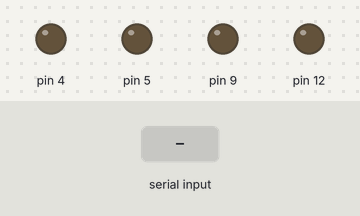
Simulated run of this sketch. Board: Arduino Uno, built with avr-gcc and run on an emulated ATmega328P. Parts: output pins drawn as LEDs (lit = HIGH). The inputs (shaded band) are chosen by the test bench.

Above: at 1.2 s.
1.3 s: byte 30 received over Serial
At 2.6 s:
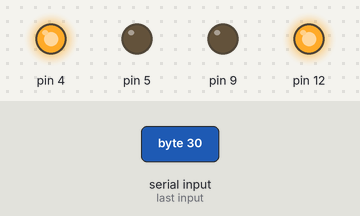
Timing chart, 0 to 4.3 s (numbered marks = the images above; inputs shaded):
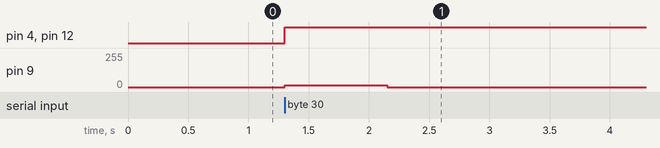

The sketch:

MotorControl.ino
```cpp
void setup() {
  //Motor
  pinMode(4,OUTPUT);
  pinMode(5,OUTPUT);
  pinMode(9,OUTPUT);
  //LED
  pinMode(12,OUTPUT);
  //Serial
  Serial.begin(115200);
}

void loop() {
  analogWrite(9,0);
  digitalWrite(12,LOW);

  if (Serial.available()>0) {      // If anything comes in Serial (USB),
    char a=Serial.read();

    digitalWrite(12,HIGH);

    digitalWrite(4,HIGH);
    digitalWrite(5,LOW);


// ////////////////////////////////
    //Motor settings
    analogWrite(9,13);//Change second parameter to change motor speed between 1 to 255
    delay(50);//Duration of motor running (ms)
    analogWrite(9,13);
    delay(800);
// ////////////////////////////////

    analogWrite(9,0);
    while(1){
      delay(3000);
      }
    }
  }
```

Measured:
- after the input at 1.3 s, pin 4, pin 12: LOW → HIGH at once; pin 9: 0/255 → 13/255 at once, → 0/255 0.85 s later
